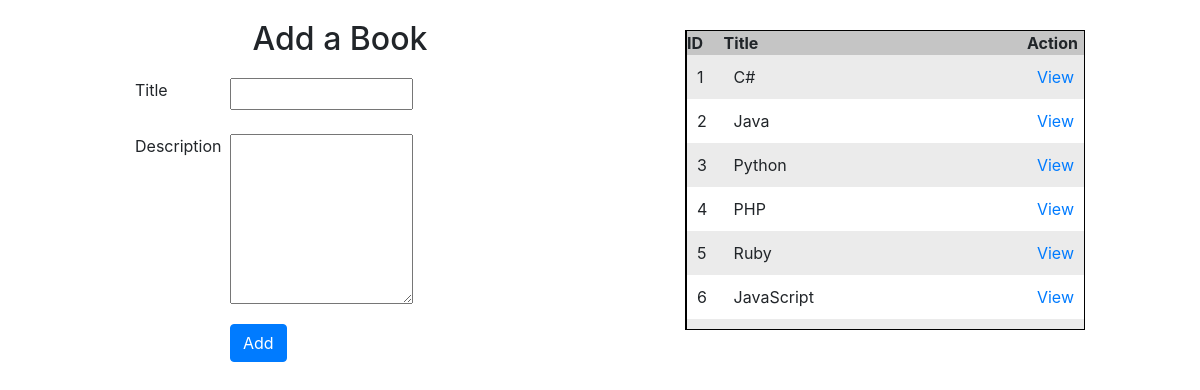
The page / on the database its author committed.
### books_authors_app/models.py (models this page shows, shortened)
class Book(models.Model):
    title = models.CharField(max_length=255)
    desc = models.CharField(max_length=255)
    created_at = models.DateTimeField(auto_now_add=True)
    updated_at = models.DateTimeField(auto_now=True)

### books_authors_app/views.py (the view)
# urls.py: path('', views.index),
def index(request):
    context = {
        "headers" : ['ID', 'Title','Action'],
        "books" : Book.objects.all()
    }
    return render(request, "index.html", context)

### books_authors_app/templates/index.html (shortened to what this page needs)
<!DOCTYPE html>
<html lang="en">
<head>
    {% load static %}
    <link rel="stylesheet" href="https://stackpath.bootstrapcdn.com/bootstrap/4.5.0/css/bootstrap.min.css">
    <link rel="stylesheet" href="{% static 'css/books_authors.css' %}">
</head>
<body>
    <div class="wrapper">
        <div class="left">
            <h2>Add a Book</h2>
            <form action="/new_book" method="POST">
                <div class="row">
                    <label class="col-md-3" for="btitle">Title</label>
                    <input class="col-lg-5" type="text" id="btitle" name="title">
                </div><br>
                <div class="row">
                    <label class="col-md-3" for="texttitle">Description</label>
                    <textarea class="col-lg-5" name="desc" id="texttitle" cols="20" rows="7"></textarea>
                </div>
                <button class="btn btn-primary submit" type="submit">Add</button>
            </form>
        </div>
        <div class="right">
            <table>
                <thead>
                    {% for items in headers %}
                    <th>{{ items }}</th>
                    {% endfor %}
                </thead>
                <tbody>
                    {% for book in books %}
                    <tr>
                        <td>{{book.id}}</td>
                        <td>{{book.title}}</td>
                        <td><a href="/books/{{book.id}}">View</a></td>
                    </tr>
                    {% endfor %}
                </tbody>
            </table>
        </div>
    </div>
</body>
</html>

### books_authors_app/static/css/books_authors.css (style rules this page uses)
* { padding: 0px; margin: 0px; box-sizing: border-box; }
.wrapper { width: 970px; display: flex; justify-content: space-between; margin: auto; }
.left, .right { display: inline-block; }
.left { width: 450px; padding: 20px; }
.right { vertical-align: top; width: 400px; height: 300px; margin-top: 30px; overflow-y: scroll; border: 1px solid black; }
h2 { text-align: center; margin-bottom: 20px; }
td { padding: 10px; width: 100%; }
td:first-child, th:first-of-type { width: 5%; border-left: 1px solid #000000; }
tr:nth-child(odd) { background-color: #EBEBEB; }
th { background-color: #C5C5C5; }
.submit { margin-left: 95px; margin-top: 20px; }

### rows shown on the page
Book: id "1", title "C#"
Book: id "2", title "Java"
Book: id "3", title "Python"
Book: id "4", title "PHP"
Book: id "5", title "Ruby"
Book: id "6", title "JavaScript"

### other values the page prints
{{ items }} "ID" "Title" "Action"
